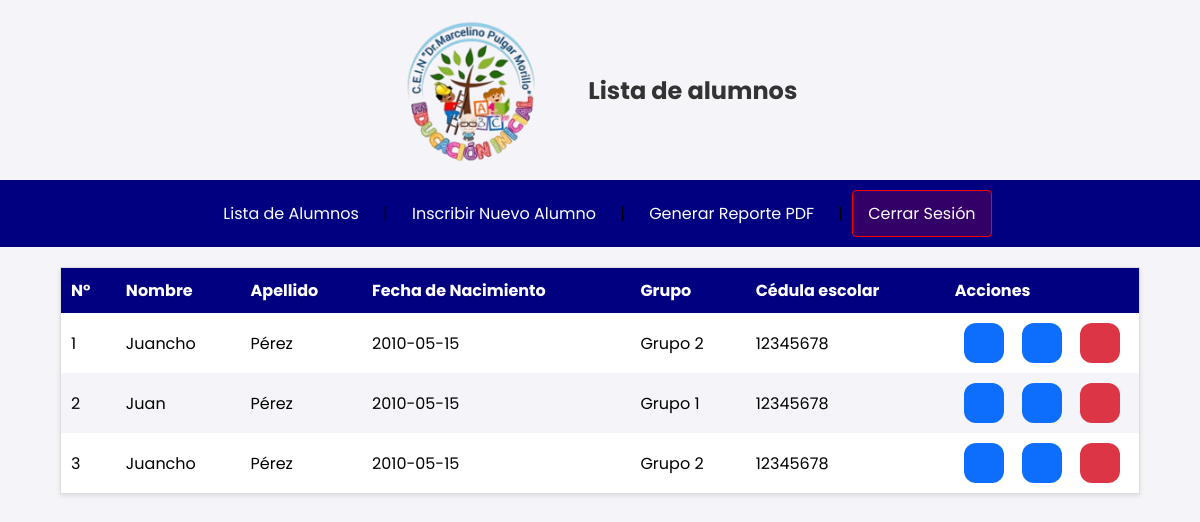
Page /index.php (signed in) on the committed database.
### tables this page shows
CREATE TABLE `alumnos` (
  `id` int(11) NOT NULL,
  `nombres` varchar(255) NOT NULL,
  `apellidos` varchar(255) NOT NULL,
  `foto` varchar(255) DEFAULT NULL,
  `cedula_escolar` varchar(20) NOT NULL,
  `grupo` enum('Maternal','Grupo 1','Grupo 2','Grupo 3') NOT NULL,
  `fecha_nacimiento` date DEFAULT NULL,
  `lugar_nacimiento` varchar(255) DEFAULT NULL,
  `procede_hogar` enum('si','no') DEFAULT NULL,
  `procede_plantel` enum('si','no') DEFAULT NULL,
  `talla_camisa` varchar(10) DEFAULT NULL,
  `talla_pantalon` varchar(10) DEFAULT NULL,
  `talla_zapato` varchar(10) DEFAULT NULL,
  `peso` decimal(5,2) DEFAULT NULL,
  `altura` decimal(5,2) DEFAULT NULL,
  `tipo_parto` enum('normal','cesarea') DEFAULT NULL,
  `vacunas` text DEFAULT NULL,
  `condicion_fisica` text DEFAULT NULL,
  `direccion_habitacion` text DEFAULT NULL,
  `control_ninos_sanos` enum('si','no') DEFAULT NULL
);

### index.php (the view, shortened to what this page needs)
<?php
include 'includes/conexion.php';
?>
<!DOCTYPE html>
<html lang="es">
<head>
    <link rel="stylesheet" href="css/estilos.css">
    <link rel="stylesheet" href="css/header.css">
</head>
<body>
    <header>
        <img style="height: 150px;" src="img/logo_marcelino.png" alt="Logo Institución">
        <h1>Lista de alumnos</h1>
    </header>
    <nav>
        <a href="index.php">Lista de Alumnos</a> |
        <a href="inscribir.php">Inscribir Nuevo Alumno</a> |
        <a href="reporte.php">Generar Reporte PDF</a> |
        <a class="logout" href="logout.php">Cerrar Sesión</a>
    </nav>
    <table>
        <thead>
            <tr>
                <th>N°</th>
                <th>Nombre</th>
                <th>Apellido</th>
                <th>Fecha de Nacimiento</th>
                <th>Grupo</th>
                <th>Cédula escolar</th>
                <th>Acciones</th>
            </tr>
        </thead>
        <tbody>
            <?php
            $sql = "SELECT alumnos.id, alumnos.nombres, alumnos.apellidos, alumnos.fecha_nacimiento, alumnos.grupo, alumnos.cedula_escolar
                    FROM alumnos";
            $result = $conn->query($sql);
            if ($result->num_rows > 0) {
                while ($row = $result->fetch_assoc()) {
                    echo "<tr>";
                    echo "<td>" . $row["id"] . "</td>";
                    echo "<td>" . $row["nombres"] . "</td>";
                    echo "<td>" . $row["apellidos"] . "</td>";
                    echo "<td>" . $row["fecha_nacimiento"] . "</td>";
                    echo "<td>" . $row["grupo"] . "</td>";
                    echo "<td>" . $row["cedula_escolar"] . "</td>";
                    echo "<td class='actions'>
                            <a href='modificar.php?id=" . $row["id"] . "'><ion-icon name='create-outline'></ion-icon></a>
                            <a href='ver_mas.php?id=" . $row["id"] . "'><ion-icon name='add-circle-outline'></ion-icon></a>
                            <a id='eliminar' href='eliminar.php?id=" . $row["id"] . "' onclick='return confirm(\"¿Estás seguro de que deseas eliminar este estudiante?\")'><ion-icon name='trash-outline'></ion-icon></a>
                        </td>";
                    echo "</tr>";
                }
            } else {
                echo "<tr><td colspan='10'>No hay alumnos registrados.</td></tr>";
            }
            ?>
        </tbody>
    </table>
</body>
</html>

### css/estilos.css (style rules this page uses)
body { font-family: 'Poppins', sans-serif; margin: 0; padding: 0; background-color: #f4f4f9; }
h1, h2 { color: #333; text-align: center; }
a { color: #333; text-decoration: none; }
nav { background-color: navy; padding: 10px; text-align: center; }
nav a { color: #fff; padding: 10px 15px; margin: 0 5px; display: inline-block; border-radius: 4px; }
table { width: 90%; margin: 20px auto; border-collapse: collapse; background-color: #fff; border: 1px solid #ddd; box-shadow: 0 2px 5px rgba(0, 0, 0, 0.1); }
thead th { background-color: navy; color: #fff; padding: 10px; text-align: left; font-weight: bold; }
tbody td { padding: 10px; }
tbody tr:nth-child(even) { background-color: #f4f4f9; }

### css/header.css (style rules this page uses)
header { color: white; padding: 15px 20px; display: flex; align-items: center; justify-content: center; gap: 50px; }
header img { height: 50px; }
header h1 { font-size: 1.5em; margin: 0; }
.logout { background-color: rgba(255, 0, 0, 0.2); border: 1px red solid; }

### index.php (style rules this page uses)
* { box-sizing: border-box; }
.actions { display: flex; justify-content: space-around; font-size: 1.5rem; }
.actions a { background-color: #0d6efd; padding: 5px; border-radius: 30%; color: white; font-weight: bold; width: 40px; height: 40px; text-align: center; }
.actions a#eliminar { background-color: #dc3545; }

### rows in the picture
alumnos: id "1", nombres "Juancho", apellidos "Pérez", fecha_nacimiento "2010-05-15", grupo "Grupo 2", cedula_escolar "12345678"
alumnos: id "2", nombres "Juan", apellidos "Pérez", fecha_nacimiento "2010-05-15", grupo "Grupo 1", cedula_escolar "12345678"
alumnos: id "3", nombres "Juancho", apellidos "Pérez", fecha_nacimiento "2010-05-15", grupo "Grupo 2", cedula_escolar "12345678"
